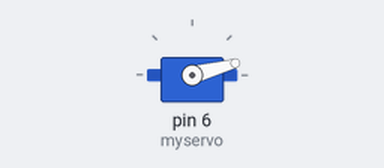
Bench run of a sketch on a simulated Arduino Uno, built with avr-gcc and run on an emulated ATmega328P. On the bench: servo.

Above: at 0.05 s.
At 0.5 s:
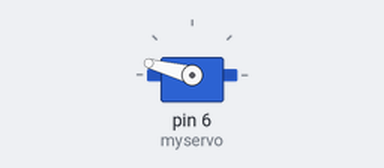
At 0.75 s:
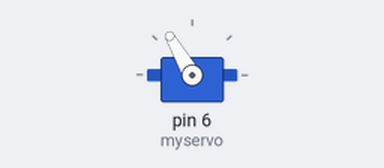
At 1.0 s:
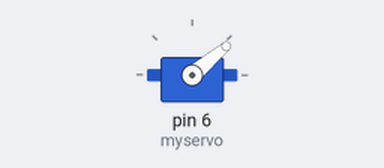
Timing chart, 0 to 3.0 s (numbered marks = the images above):
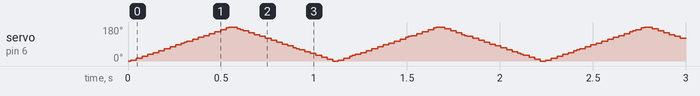

The sketch:

16_Control_Servo_Motor.ino
```cpp
/***********************************************************
File name:   16   Control Servo Motor  .ino Description:
Let, servo motor rotate **********************************************************/

# include <Servo.h>
Servo myservo;
int pos = 0;
void setup()  {
myservo.attach(6);
}
void loop()   {
  for (pos = 0; pos <= 180; pos += 5) {
  myservo.write(pos);
  delay(15);
}
  for (pos = 180; pos >= 0; pos -= 5) {
  myservo.write(pos);
  delay(15);
}
}
```
